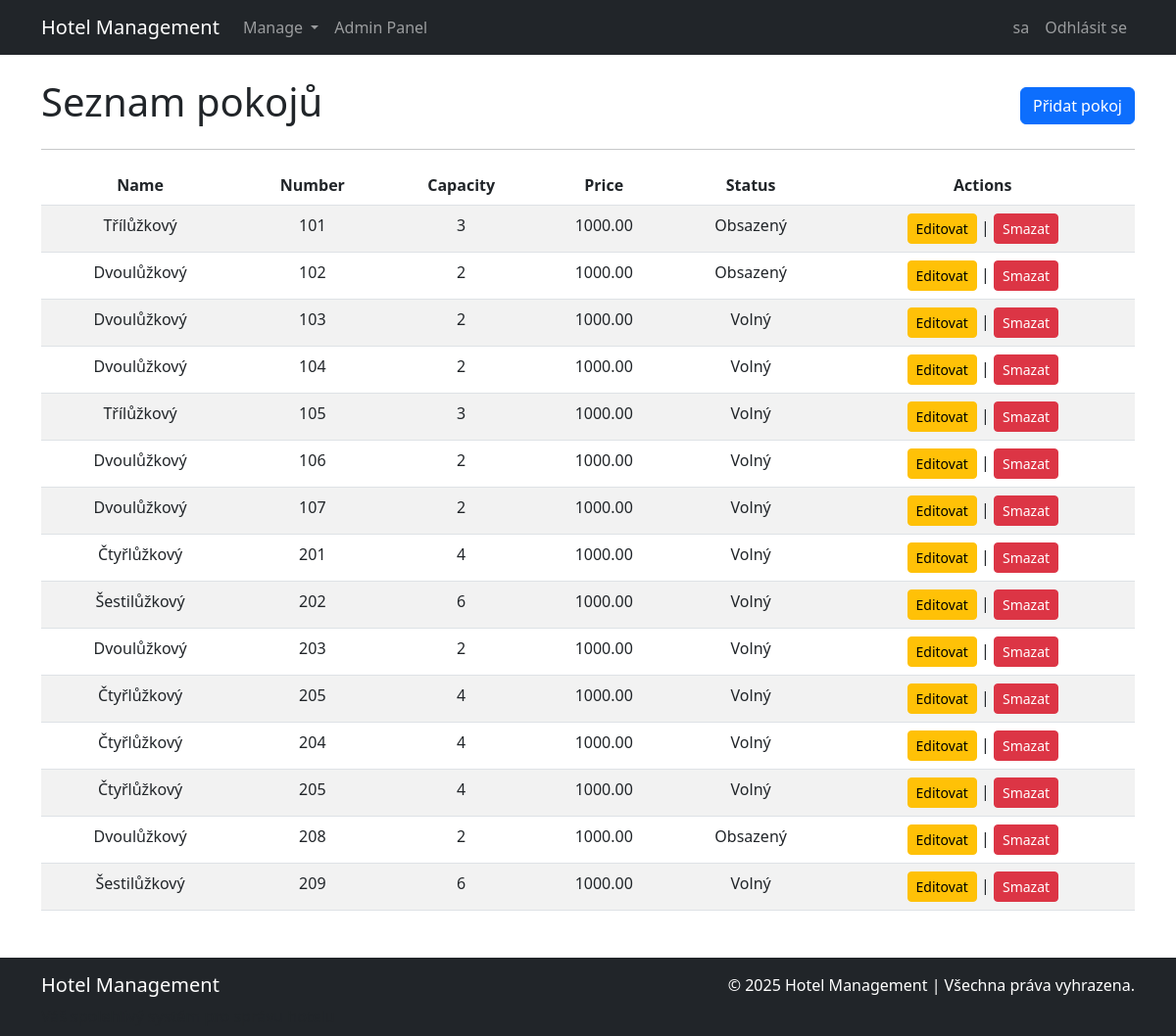
Before: /room/management/ (signed in) with the older database file.
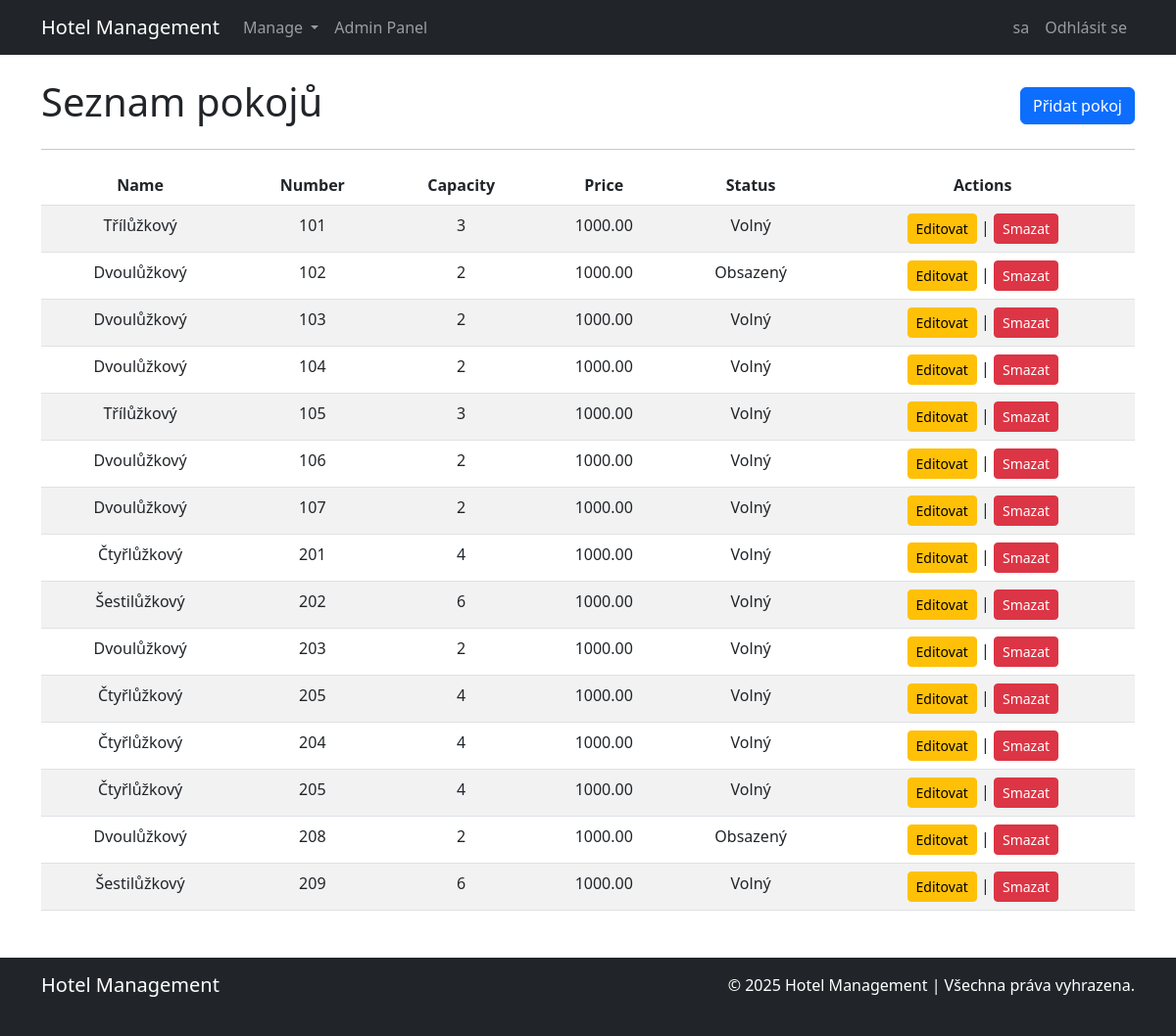
After: the same page with the newer database file.
### blog/models.py (models this page shows, shortened)
class Room(models.Model):
    room_id = models.AutoField(primary_key=True)
    room_type = models.ForeignKey(RoomType, on_delete=models.CASCADE)
    room_number = models.CharField(max_length=20, unique=True)
    is_occupied = models.BooleanField(default=False)

class RoomType(models.Model):
    room_type_id = models.AutoField(primary_key=True)
    name = models.CharField(max_length=100)
    bed_count = models.IntegerField()
    price_per_night = models.DecimalField(max_digits=10, decimal_places=2, default=1000)  # Přidáno pole pro cenu
    description = models.TextField(blank=True, null=True)  # Přidáno pole pro popis

### blog/views.py (the view)
# urls.py: path('room/management/', views.room_management, name='room_management'),
@login_required
def room_management(request):
    rooms = Room.objects.select_related('room_type').all()
    return render(request, 'management/room/room_management.html', {'rooms': rooms})

### blog/templates/management/room/room_management.html (shortened to what this page needs)
{% extends 'base.html' %}
{% block content %}
<div class="d-flex justify-content-between align-items-center mb-3">
    <h1>Seznam pokojů</h1>
    <a href="{% url 'room_create' %}" class="btn btn-primary">Přidat pokoj</a>
</div>
<hr>
<table class="table table-striped">
    <thead class="text-center">
        <tr>
            <th scope="col">Name</th>
            <th scope="col">Number</th>
            <th scope="col">Capacity</th>
            <th scope="col">Price</th>
            <th scope="col">Status</th>
            <th scope="col">Actions</th>
        </tr>
    </thead>
    <tbody>
        {% for room in rooms %}
            <tr class="text-center">
                <td>{{ room.room_type.name }}</td>
                <td>{{ room.room_number }}</td>
                <td>{{ room.room_type.bed_count }}</td>
                <td>{{ room.room_type.price_per_night }}</td>
                {% if room.is_occupied == True %}
                    <td class="free">Obsazený</td>
                {% else %}
                    <td class="occupied">Volný</td>
                {% endif %}
                <td>
                    <a href="{% url 'room_update' room.room_id %}" class="btn btn-warning btn-sm">Editovat</a> |
                    <a href="{% url 'room_delete' room.room_id %}" class="btn btn-danger btn-sm" data-bs-toggle="modal" data-bs-target="#deleteModal" data-room-id="{{ room.room_id }}">Smazat</a>
                </td>
            </tr>
        {% endfor %}
    </tbody>
</table>
{% endblock %}

Changed rows visible on the page:
changed Room (number 1 of 15 on the later page): is_occupied "Obsazený" → "Volný"
